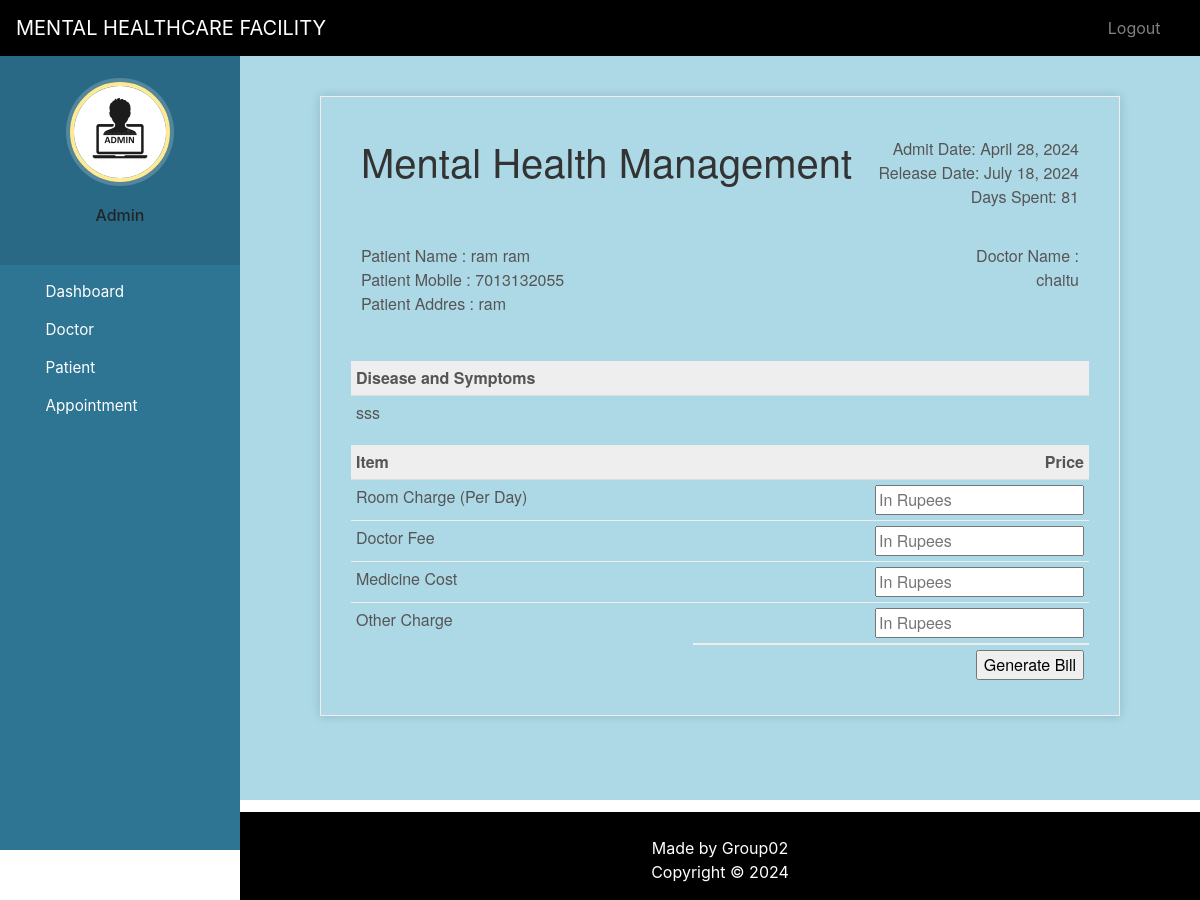
/discharge-patient/10 (signed in), run on the app's committed database.
### HealthCare_app/models.py (models this page shows, shortened)
class Patient(models.Model):
    user=models.OneToOneField(User,on_delete=models.CASCADE)
    profile_pic= models.ImageField(upload_to='profile_pic/PatientProfilePic/',null=True,blank=True)
    address = models.CharField(max_length=40)
    mobile = models.CharField(max_length=20,null=False)
    symptoms = models.CharField(max_length=100,null=False)
    assignedDoctorId = models.PositiveIntegerField(null=True)
    admitDate=models.DateField(auto_now=True)
    status=models.BooleanField(default=False)
    @property
    def get_name(self):
        return self.user.first_name+" "+self.user.last_name

### HealthCare_app/views.py (the view, shortened to what this page needs)
# urls.py: path('discharge-patient/<int:pk>', views.discharge_patient_view,name='discharge-patient'),
@login_required(login_url='adminlogin')
@user_passes_test(is_superuser)
def discharge_patient_view(request,pk):
    patient=models.Patient.objects.get(id=pk)
    days=(date.today()-patient.admitDate) #2 days, 0:00:00
    assignedDoctor=models.User.objects.all().filter(id=patient.assignedDoctorId)
    d=days.days # only how many day that is 2
    patientDict={
        'patientId':pk,
        'name':patient.get_name,
        'mobile':patient.mobile,
        'address':patient.address,
        'symptoms':patient.symptoms,
        'admitDate':patient.admitDate,
        'todayDate':date.today(),
        'day':d,
        'assignedDoctorName':assignedDoctor[0].first_name,
    }
    return render(request,'HealthCare/patient_generate_bill.html',context=patientDict)

### HealthCare_app/views.py (called while the page is built)
def is_superuser(user):
    return user.is_superuser

### templates/HealthCare/patient_generate_bill.html (shortened to what this page needs)
{% extends 'HealthCare/admin_base.html' %}
{% load static %}
{% block content %}
<head>
</head>
<br><br><br>
<div class="invoice-box">
  <table cellpadding="0" cellspacing="0">
    <tr class="top">
      <td colspan="2">
        <table>
          <tr>
            <td class="title">
              <h1>Mental Health Management</h1>
            </td>
            <td>
              Admit Date: {{admitDate}}<br>
              Release Date: {{todayDate}}<br>
              Days Spent: {{day}}
            </td>
          </tr>
        </table>
      </td>
    </tr>
    <tr class="information">
      <td colspan="2">
        <table>
          <tr>
            <td>
              Patient Name : {{name}}<br>
              Patient Mobile : {{mobile}}<br>
              Patient Addres : {{address}}<br>
            </td>
            <td>
              Doctor Name :<br>
              {{assignedDoctorName}}<br>
            </td>
          </tr>
        </table>
      </td>
    </tr>
    <tr class="heading">
      <td>
        Disease and Symptoms
      </td>
      <td>
      </td>
    </tr>
    <tr class="details">
      <td>
        {{symptoms}}
      </td>
    </tr>
    <tr class="heading">
      <td>
        Item
      </td>
      <td>
        Price
      </td>
    </tr>
    <form method="post">
      <tr class="item">
        <td>
          Room Charge (Per Day)
        </td>
        <td>
          <input type="number" name="roomCharge" placeholder="In Rupees" value="">
        </td>
      </tr>
      <tr class="item">
        <td>
          Doctor Fee
        </td>
        <td>
          <input type="number" name="doctorFee" placeholder="In Rupees" value="">
        </td>
      </tr>
      <tr class="item">
        <td>
          Medicine Cost
        </td>
        <td>
          <input type="number" name="medicineCost" placeholder="In Rupees" value="">
        </td>
      </tr>
      <tr class="item last">
        <td>
          Other Charge
        </td>
        <td>
          <input type="number" name="OtherCharge" placeholder="In Rupees" value="">
        </td>
      </tr>
      <tr class="total">
        <td></td>
        <td>
          <input type="submit" name="submit" value="Generate Bill">
        </td>
      </tr>
    </form>
  </table>
</div>
{% endblock content %}

### static/style.css (style rules this page uses)
body { padding-left: 240px; }

### templates/HealthCare/admin_base.html (style rules this page uses)
body { padding-left: 240px; }

### templates/HealthCare/patient_generate_bill.html (style rules this page uses)
.invoice-box { max-width: 800px; margin: auto; padding: 30px; border: 1px solid #eee; box-shadow: 0 0 10px rgba(0, 0, 0, .15); font-size: 16px; line-height: 24px; font-family: 'Helvetica Neue', 'Helvetica', Helvetica, Arial, sans-serif; color: #555; }
.invoice-box table { width: 100%; line-height: inherit; text-align: left; }
.invoice-box table td { padding: 5px; vertical-align: top; }
.invoice-box table tr td:nth-child(2) { text-align: right; }
.invoice-box table tr.top table td { padding-bottom: 20px; }
.invoice-box table tr.top table td.title { font-size: 45px; line-height: 45px; color: #333; }
.invoice-box table tr.information table td { padding-bottom: 40px; }
.invoice-box table tr.heading td { background: #eee; border-bottom: 1px solid #ddd; font-weight: bold; }
.invoice-box table tr.details td { padding-bottom: 20px; }
.invoice-box table tr.item td { border-bottom: 1px solid #eee; }
.invoice-box table tr.item.last td { border-bottom: none; }
.invoice-box table tr.total td:nth-child(2) { border-top: 2px solid #eee; font-weight: bold; }

### data on the page
Patient: admitDate "April 28, 2024", mobile "7013132055", address "ram", symptoms "sss"

### other printed values
{{ name }} "ram ram"
{{ assignedDoctorName }} "chaitu"
